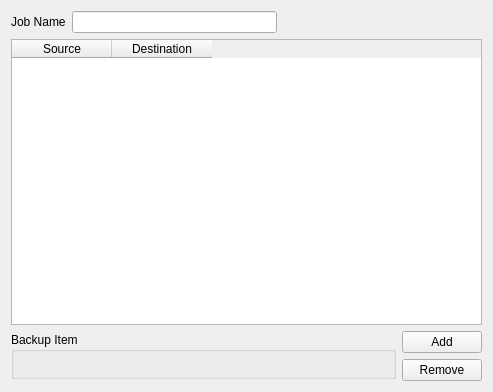
<?xml version="1.0" encoding="UTF-8"?>
<ui version="4.0">
 <class>EditBackupJobWidget</class>
 <widget class="QWidget" name="EditBackupJobWidget">
  <property name="geometry">
   <rect>
    <x>0</x>
    <y>0</y>
    <width>493</width>
    <height>392</height>
   </rect>
  </property>
  <property name="windowTitle">
   <string>Form</string>
  </property>
  <layout class="QVBoxLayout" name="verticalLayout_3">
   <item>
    <layout class="QHBoxLayout" name="horizontalLayout_2">
     <item>
      <widget class="QLabel" name="label">
       <property name="text">
        <string>Job Name</string>
       </property>
      </widget>
     </item>
     <item>
      <widget class="QLineEdit" name="jobNameEdit"/>
     </item>
     <item>
      <spacer name="horizontalSpacer">
       <property name="orientation">
        <enum>Qt::Horizontal</enum>
       </property>
       <property name="sizeHint" stdset="0">
        <size>
         <width>40</width>
         <height>20</height>
        </size>
       </property>
      </spacer>
     </item>
    </layout>
   </item>
   <item>
    <widget class="QTableWidget" name="backupPointsWidget">
     <property name="selectionMode">
      <enum>QAbstractItemView::SingleSelection</enum>
     </property>
     <property name="selectionBehavior">
      <enum>QAbstractItemView::SelectRows</enum>
     </property>
     <column>
      <property name="text">
       <string>Source</string>
      </property>
     </column>
     <column>
      <property name="text">
       <string>Destination</string>
      </property>
     </column>
    </widget>
   </item>
   <item>
    <layout class="QHBoxLayout" name="horizontalLayout">
     <item>
      <widget class="QGroupBox" name="groupBox">
       <property name="sizePolicy">
        <sizepolicy hsizetype="Minimum" vsizetype="Maximum">
         <horstretch>0</horstretch>
         <verstretch>0</verstretch>
        </sizepolicy>
       </property>
       <property name="title">
        <string>Backup Item</string>
       </property>
       <layout class="QVBoxLayout" name="verticalLayout">
        <item>
         <widget class="PathSelectionControl" name="sourceWidget" native="true"/>
        </item>
        <item>
         <widget class="PathSelectionControl" name="destinationWidget" native="true"/>
        </item>
       </layout>
      </widget>
     </item>
     <item>
      <layout class="QVBoxLayout" name="verticalLayout_2">
       <property name="sizeConstraint">
        <enum>QLayout::SetNoConstraint</enum>
       </property>
       <item>
        <widget class="QPushButton" name="addBackupPointButton">
         <property name="sizePolicy">
          <sizepolicy hsizetype="Fixed" vsizetype="Fixed">
           <horstretch>0</horstretch>
           <verstretch>0</verstretch>
          </sizepolicy>
         </property>
         <property name="text">
          <string>Add</string>
         </property>
        </widget>
       </item>
       <item>
        <widget class="QPushButton" name="removeBackupPointButton">
         <property name="sizePolicy">
          <sizepolicy hsizetype="Fixed" vsizetype="Fixed">
           <horstretch>0</horstretch>
           <verstretch>0</verstretch>
          </sizepolicy>
         </property>
         <property name="text">
          <string>Remove</string>
         </property>
        </widget>
       </item>
      </layout>
     </item>
    </layout>
   </item>
  </layout>
 </widget>
 <customwidgets>
  <customwidget>
   <class>PathSelectionControl</class>
   <extends>QWidget</extends>
   <header>pathselectioncontrol.h</header>
   <container>1</container>
  </customwidget>
 </customwidgets>
 <resources/>
 <connections/>
</ui>
